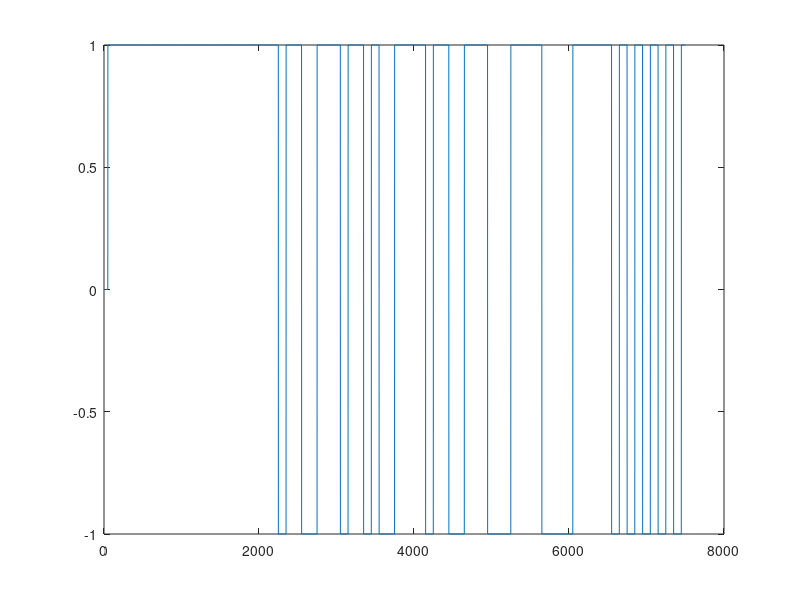

Write the MATLAB code that produced this figure.
sampleFrequency = 100 * 10^6; % Hz
symbolRate = 10^6; % Hz
samplesPerSymbol = sampleFrequency / symbolRate;

freqSync = ones(1, 20);
timingSync = [1 1 -1 1 1 -1 -1 1 1 1 -1 1 1 -1 1 -1 -1 1 1 1];
frameSync = [1 -1 1 1 -1 -1 1 1 1 -1 -1 -1 1 1 1 1 -1 -1 -1 -1 1 1 1 1];
pilot = [1 -1 1 -1 1 -1 1 -1 1 -1];
message = [1];

symbols = [freqSync timingSync frameSync pilot message];

nSamples = samplesPerSymbol * length(symbols);
Xi = 1:nSamples;
X = zeros(1, nSamples);

for i = 1:length(symbols)
    t = samplesPerSymbol*i;
    X = X + symbols(i) * rectpuls(Xi - t, samplesPerSymbol);
end

figure
plot(Xi, X);

transmitsignal = X;
save('transmitsignal.mat', 'transmitsignal');
